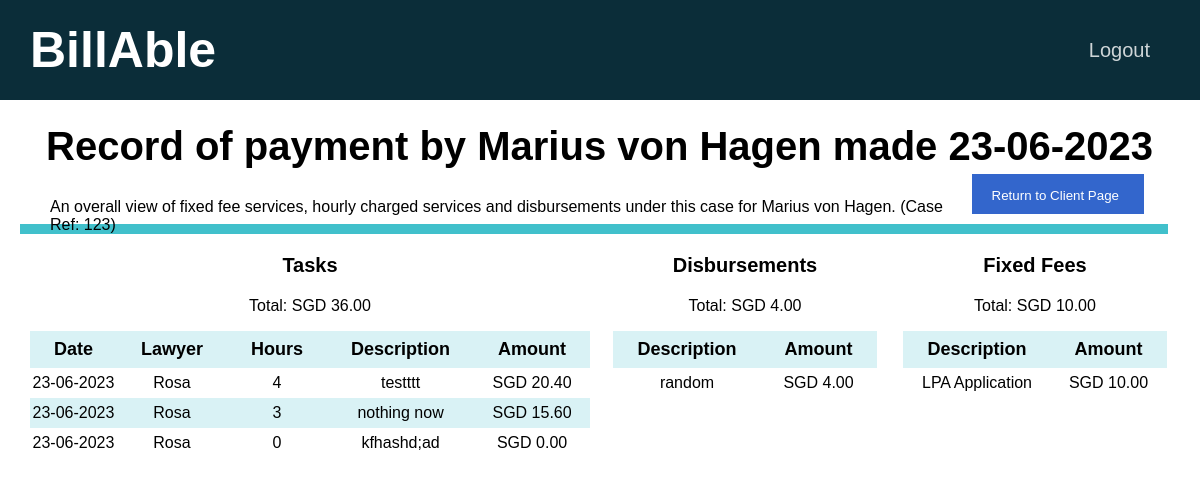
The app's page /cases/48 (signed in) with its own data.
### tables this page shows
CREATE TABLE clients(id INTEGER PRIMARY KEY AUTOINCREMENT NOT NULL, name TEXT NOT NULL, email TEXT NOT NULL, in_progress INTEGER NOT NULL DEFAULT 0, payment_pending INTEGER NOT NULL DEFAULT 0, payment_received INTEGER NOT NULL DEFAULT 0, firm INTEGER NOT NULL DEFAULT 1);

CREATE TABLE timesheets(id INTEGER PRIMARY KEY AUTOINCREMENT NOT NULL, client_id INTEGER NOT NULL, status INTEGER NOT NULL, created DATETIME NOT NULL, firm INTEGER NOT NULL DEFAULT 1, invoice_generated DATETIME, invoice_paid DATETIME, case_ref_no BLOB NOT NULL, FOREIGN KEY (client_id) REFERENCES clients(id), FOREIGN KEY (status) REFERENCES status_list(id));

CREATE TABLE tasks(id INTEGER PRIMARY KEY AUTOINCREMENT NOT NULL, user_id INTEGER NOT NULL, client_id INTEGER NOT NULL, timesheet_id INTEGER NOT NULL, datetime DATETIME NOT NULL, duration NUMERIC NOT NULL, description TEXT NOT NULL, amount NUMERIC NOT NULL, FOREIGN KEY (user_id) REFERENCES users(id), FOREIGN KEY (client_id) REFERENCES clients(id), FOREIGN KEY (timesheet_id) REFERENCES timesheets(id));

CREATE TABLE users (id INTEGER PRIMARY KEY AUTOINCREMENT NOT NULL, name TEXT NOT NULL, email TEXT NOT NULL, hash BLOB NOT NULL, firm INTEGER NOT NULL DEFAULT 1);

CREATE TABLE disbursements (id INTEGER PRIMARY KEY AUTOINCREMENT NOT NULL, timesheet_id INTEGER NOT NULL, description TEXT NOT NULL, amount NUMERIC NOT NULL, FOREIGN KEY (timesheet_id) REFERENCES timesheets(id));

CREATE TABLE fixed_fees (id INTEGER PRIMARY KEY AUTOINCREMENT NOT NULL, description TEXT NOT NULL, amount NUMERIC NOT NULL, firm INTEGER NOT NULL DEFAULT 1);

### app.py (the view)
@app.route("/cases/<id>", methods=["GET"])
@login_required
def timesheet(id):
    connection = sqlite3.connect("database.db")
    connection.row_factory = sqlite3.Row
    cursor = connection.cursor()
    timesheet = cursor.execute("SELECT * FROM timesheets WHERE id = ?", [id]).fetchone()
    client_id = timesheet["client_id"]
    user_id = session["user_id"]
    rel = cursor.execute("SELECT * FROM users_clients WHERE user_id = ? AND client_id = ?", [user_id, client_id]).fetchall()
    if len(rel) != 0:
        client = cursor.execute("SELECT * FROM clients WHERE id = ?", [client_id]).fetchone()
        rows = cursor.execute("SELECT * FROM tasks WHERE timesheet_id = ?", [id]).fetchall()
        tasks_total = cursor.execute("SELECT SUM(amount) FROM tasks WHERE timesheet_id = ?", [id]).fetchone()[0]
        tasks = []
        for row in rows:
            task = {}
            lawyer_info = cursor.execute("SELECT * FROM users WHERE id = ?", [row["user_id"]]).fetchone()
            task["lawyer"] = lawyer_info["name"]
            task["id"] = row["id"]
            task["datetime"] = row["datetime"]
            task["description"] = row["description"]
            task["duration"] = row["duration"]
            task["amount"] = "{:.2f}".format(row["amount"])
            tasks.append(task)
        d_total = cursor.execute("SELECT SUM(amount) FROM disbursements WHERE timesheet_id = ?", [id]).fetchone()[0]
        d_rows = cursor.execute("SELECT * FROM disbursements WHERE timesheet_id = ?", [id]).fetchall()
        disbursements = []
        for d_row in d_rows:
            disbursement = {}
            disbursement["description"] = d_row["description"]
            disbursement["amount"] = "{:.2f}".format(d_row["amount"])
            disbursements.append(disbursement)
        fixed_total = cursor.execute("SELECT SUM(amount) FROM fixed_fee_charges WHERE timesheet_id = ?", [id]).fetchone()[0]
        fixed_rows = cursor.execute("SELECT * FROM fixed_fee_charges WHERE timesheet_id = ?", [id]).fetchall()
        fixed_fees = []
        for fixed_row in fixed_rows:
            fixed_fee = {}
            fee_type = fixed_row["fixed_fee"]
            fixed_fee["description"] = cursor.execute("SELECT * FROM fixed_fees WHERE id = ?", [fee_type]).fetchone()["description"]
            fixed_fee["amount"] = "{:.2f}".format(fixed_row["amount"])
            fixed_fees.append(fixed_fee)
        invoice_total = 0
        formatted_tasks_total = None
        formatted_d_total = None
        formatted_fixed_total = None
        if tasks_total:
            formatted_tasks_total = "{:.2f}".format(tasks_total)
            invoice_total += tasks_total
        if d_total:
            formatted_d_total = "{:.2f}".format(d_total)
            invoice_total += d_total
        if fixed_total:
            formatted_fixed_total = "{:.2f}".format(fixed_total)
            invoice_total += fixed_total
        formatted_invoice_total = "{:.2f}".format(invoice_total)
        connection.close()
        return render_template("timesheet.html", timesheet=timesheet, client=client, tasks=tasks,
                               disbursements=disbursements,
                               fixed_fees=fixed_fees,
                               tasks_total=formatted_tasks_total,
                               d_total=formatted_d_total,
                               fixed_total=formatted_fixed_total,
                               invoice_total=formatted_invoice_total)
    else:
        return redirect(url_for("home"))

### helpers.py (called while the page is built)
def login_required(f):
    @wraps(f)
    def decorated_function(*args, **kwargs):
        if session.get("user_id") is None:
            return redirect("/login")
        return f(*args, **kwargs)
    return decorated_function

### templates/timesheet.html (shortened to what this page needs)
{% extends "layout.html" %}
{% block main %}
    <div class="container page-header" style="font-size: 40px;">
        {% if timesheet["status"] == 1 %}
            <b> Case for {{ client["name"] }} opened {{ timesheet["created"] }} </b>
        {% elif timesheet["status"] == 2 %}
            <b> Invoice for {{ client["name"] }} generated {{ timesheet["invoice_generated"] }} </b>
        {% else %}
            <b> Record of payment by {{ client["name"] }} made {{ timesheet["invoice_paid"] }} </b>
        {% endif %}
        <span style="float: right;">
            <button type="button" class="option-button primarybtn" id="newFixedFeeModalOpen">
                <a href="{{ url_for('client', id=client['id']) }}" class="button-link">
                    Return to Client Page
                </a>
            </button>
        </span>
    </div>
    <p class="tagline">
        An overall view of fixed fee services, hourly charged services and disbursements
        under this case for {{ client["name"] }}. (Case Ref: {{ timesheet["case_ref_no"] }})
    </p>
    <hr class="tab-bar">
    <div class="tables-container">
        <div class="tasks">
            <p class="table-title">
                <b>Tasks</b>
            </p>
            <p class="fee">Total: SGD
                {% if tasks_total %}
                    {{ tasks_total }}
                {% else %}
                    0.00
                {% endif %}
            </p>
            {% if tasks %}
                <table class="table">
                    <thead>
                        <tr>
                            <th scope="col">Date</th>
                            <th scope="col">Lawyer</th>
                            <th scope="col">Hours</th>
                            <th scope="col">Description</th>
                            <th scope="col">Amount</th>
                        </tr>
                    </thead>
                    <tbody>
                        {% for task in tasks %}
                            <tr>
                                <td>{{ task["datetime"] }}</td>
                                <td>{{ task["lawyer"] }}</td>
                                <td>{{ task["duration"] }}</td>
                                <td>{{ task["description"] }}</td>
                                <td>SGD {{ task["amount"] }}</td>
                            </tr>
                        {% endfor %}
                    </tbody>
                </table>
            {% else %}
                There are currently no tasks in this timesheet.
            {% endif %}
        </div>
        <div class="disbursements">
            <p class="table-title">
                <b>Disbursements</b>
            </p>
            <p class="fee">Total: SGD
                {% if d_total %}
                    {{ d_total }}
                {% else %}
                    0.00
                {% endif %}
            </p>
            {% if disbursements %}
                <table class="table">
                    <thead>
                        <tr>
                            <th scope="col">Description</th>
                            <th scope="col">Amount</th>
                        </tr>
                    </thead>
                    <tbody>
                        {% for disbursement in disbursements %}
                            <tr>
                                <td>{{ disbursement["description"] }}</td>
                                <td>SGD {{ disbursement["amount"] }}</td>
                            </tr>
                        {% endfor %}
                    </tbody>
                </table>
            {% else %}
                There are currently no disbursements for this invoice.
            {% endif %}
        </div>
        <div class="fixed_fees">
            <p class="table-title">
                <b>Fixed Fees</b>
            </p>
            <p class="fee">Total: SGD
                {% if fixed_total %}
                    {{ fixed_total }}
                {% else %}
                    0.00
                {% endif %}
            </p>
            {% if fixed_fees %}
                <table class="table">
                    <thead>
                        <tr>
                            <th scope="col">Description</th>
                            <th scope="col">Amount</th>
                        </tr>
                    </thead>
                    <tbody>
                        {% for fee in fixed_fees %}
                            <tr>
                                <td>{{ fee["description"] }}</td>
                                <td>SGD {{ fee["amount"] }}</td>
                            </tr>
                        {% endfor %}
                    </tbody>
                </table>
            {% else %}
                There are currently no fixed fees for this invoice.
            {% endif %}
        </div>
    </div>
{% endblock %}

### static/styles.css (style rules this page uses)
body { font-family: Arial, Helvetica, sans-serif; margin: 0; overflow-x: hidden; }
table { margin-left: auto; margin-right: auto; border-collapse: collapse; }
th { font-size: 18px; padding-left: 24px; padding-right: 24px; padding-top: 8px; padding-bottom: 8px; border: none; }
thead th { background-color: #d9f2f5; }
tr { border: none; }
tr:nth-child(even) { background-color: #d9f2f5; }
td { border: none; padding-top: 6px; padding-bottom: 6px; }
button { border: none; }
a { color: #3366cc; text-decoration: none }
.tasks { float: left; width: 50%; height: 100%; text-align: center; }
.disbursements { float:left; width: 25%; height: 100%; text-align: center; }
.fixed_fees { float:left; width: 25%; height: 100%; text-align: center; }
.page-header { font-size: 40px; line-height: 40px; }
.tagline { margin-left: 30px; height: 10px; }
.table-title { font-size: 20px; text-align: center; }
.option-button { color: white; padding: 14px 20px; height: 40px; margin-left: 10px; margin-right: 10px; cursor: pointer; }
.tab-bar { background-color: #41c0cb; height: 10px; border: none; width: 99%; margin: 0; padding: 0; }
.button-link { color: #fff; margin-right: 5px; }
.primarybtn { background-color: #3366cc; }
.container { margin: 10px; padding: 16px; align-items: center; }

### records on screen
clients: name "Marius von Hagen"
timesheets: invoice_paid "23-06-2023", case_ref_no "123"
tasks: datetime "23-06-2023", description "testttt"
users: lawyer "Rosa" "Rosa" "Rosa"
tasks: datetime "23-06-2023", description "nothing now"
tasks: datetime "23-06-2023", description "kfhashd;ad"
disbursements: description "random", amount "4.00"
fixed_fees: description "LPA Application", amount "10.00"

### other values on screen
{{ tasks_total }} "36.00"
{{ task["duration"] }} "4" "3" "0"
{{ task["amount"] }} "20.40" "15.60" "0.00"
{{ d_total }} "4.00"
{{ fixed_total }} "10.00"
